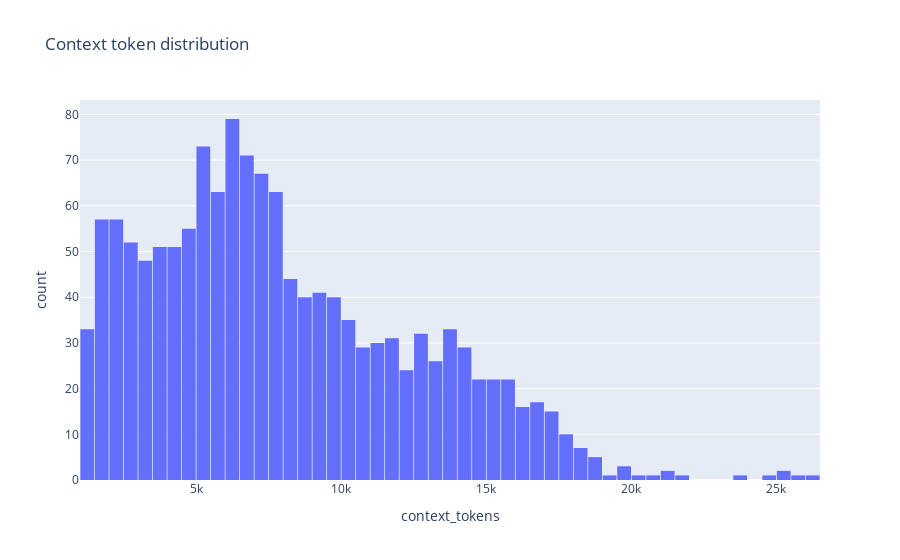
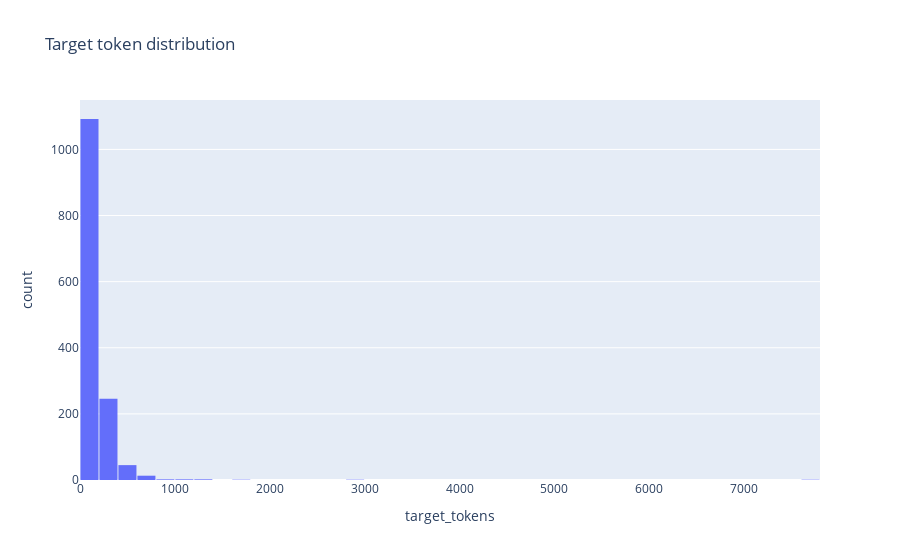
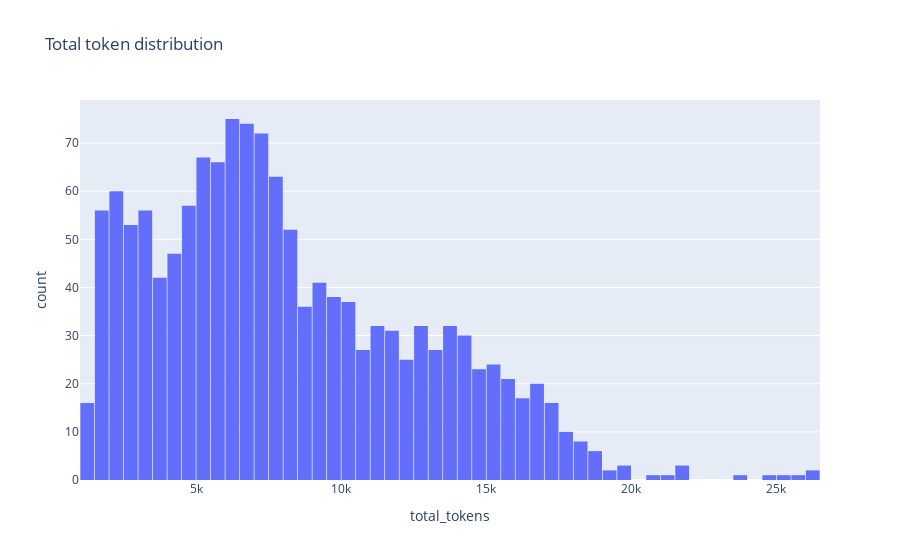

The notebook cell saved with these charts, in order:
### Code cell
print("Token sums across dataset:")
print(f"context_tokens={int(token_df['context_tokens'].sum())}")
print(f"target_tokens={int(token_df['target_tokens'].sum())}")
print(f"total_tokens={int(token_df['total_tokens'].sum())}")

for column, title in [
    ("context_tokens", "Context token distribution"),
    ("target_tokens", "Target token distribution"),
    ("total_tokens", "Total token distribution"),
]:
    fig = px.histogram(token_df, x=column, nbins=60, title=title)
    fig.update_layout(bargap=0.05)
    fig.show()

print("Top 5 by total_tokens:")
display(token_df.sort_values("total_tokens", ascending=False).head(5))

### Figure 1 — Plotly figure (JSON) as saved in the notebook; plotly's stock layout.template omitted (floating-point values rounded to 4 significant figures; data arrays with more than 128 entries replaced by an {"elided": "..."} marker saying what was removed)
{"data": [{"bingroup": "x", "hovertemplate": "context_tokens=%{x}<br>count=%{y}<extra></extra>", "legendgroup": "", "marker": {"color": "#636efa", "pattern": {"shape": ""}}, "name": "", "nbinsx": 60, "orientation": "v", "showlegend": false, "type": "histogram", "x": {"elided": "1405 int values"}, "xaxis": "x", "yaxis": "y"}], "layout": {"bargap": 0.05, "barmode": "relative", "legend": {"tracegroupgap": 0}, "title": {"text": "Context token distribution"}, "xaxis": {"anchor": "y", "domain": [0, 1], "title": {"text": "context_tokens"}}, "yaxis": {"anchor": "x", "domain": [0, 1], "title": {"text": "count"}}}}

### Figure 2 — Plotly figure (JSON) as saved in the notebook; plotly's stock layout.template omitted (floating-point values rounded to 4 significant figures; data arrays with more than 128 entries replaced by an {"elided": "..."} marker saying what was removed)
{"data": [{"bingroup": "x", "hovertemplate": "target_tokens=%{x}<br>count=%{y}<extra></extra>", "legendgroup": "", "marker": {"color": "#636efa", "pattern": {"shape": ""}}, "name": "", "nbinsx": 60, "orientation": "v", "showlegend": false, "type": "histogram", "x": {"elided": "1405 int values"}, "xaxis": "x", "yaxis": "y"}], "layout": {"bargap": 0.05, "barmode": "relative", "legend": {"tracegroupgap": 0}, "title": {"text": "Target token distribution"}, "xaxis": {"anchor": "y", "domain": [0, 1], "title": {"text": "target_tokens"}}, "yaxis": {"anchor": "x", "domain": [0, 1], "title": {"text": "count"}}}}

### Figure 3 — Plotly figure (JSON) as saved in the notebook; plotly's stock layout.template omitted (floating-point values rounded to 4 significant figures; data arrays with more than 128 entries replaced by an {"elided": "..."} marker saying what was removed)
{"data": [{"bingroup": "x", "hovertemplate": "total_tokens=%{x}<br>count=%{y}<extra></extra>", "legendgroup": "", "marker": {"color": "#636efa", "pattern": {"shape": ""}}, "name": "", "nbinsx": 60, "orientation": "v", "showlegend": false, "type": "histogram", "x": {"elided": "1405 int values"}, "xaxis": "x", "yaxis": "y"}], "layout": {"bargap": 0.05, "barmode": "relative", "legend": {"tracegroupgap": 0}, "title": {"text": "Total token distribution"}, "xaxis": {"anchor": "y", "domain": [0, 1], "title": {"text": "total_tokens"}}, "yaxis": {"anchor": "x", "domain": [0, 1], "title": {"text": "count"}}}}
